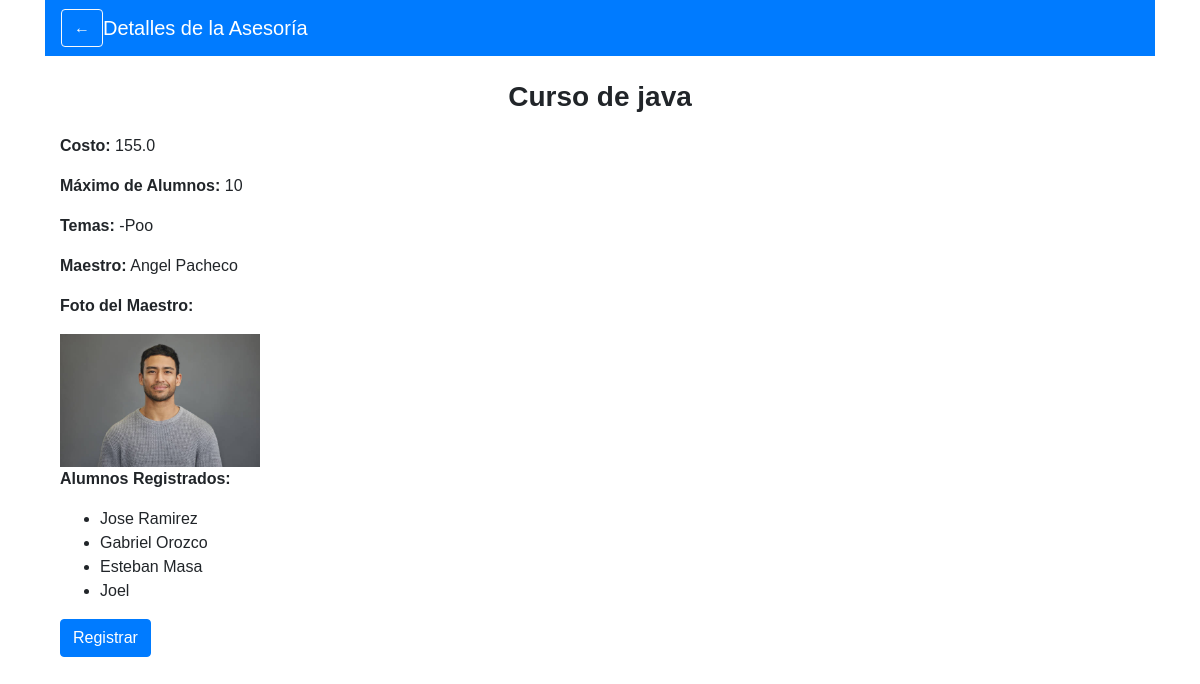
Page /ver_asesoria/1 (signed in) on the committed database.
### app.py (models this page shows)
class Asesoria(db.Model):
    id = db.Column(db.Integer, primary_key=True)
    descripcion = db.Column(db.String(200), nullable=False)
    costo = db.Column(db.Float, nullable=False)
    max_alumnos = db.Column(db.Integer, nullable=False)
    temas = db.Column(db.String(200), nullable=False)
    maestro_id = db.Column(db.Integer, db.ForeignKey('user.id'), nullable=False)
    alumnos = db.relationship('User', secondary=asesoria_alumno, back_populates='asesorias')
    total_pagado = db.Column(db.Float, default=0.0)
    meet_link = db.Column(db.String(200), nullable=True)  # Nueva columna

class User(UserMixin, db.Model):
    id = db.Column(db.Integer, primary_key=True)
    nombre = db.Column(db.String(100), nullable=False)
    email = db.Column(db.String(100), unique=True, nullable=False)
    password = db.Column(db.String(100), nullable=False)
    rol = db.Column(db.String(10), nullable=False)
    especializacion = db.Column(db.String(200), nullable=True)  # Nueva columna
    foto = db.Column(db.String(200), nullable=True)  # Nueva columna
    edad = db.Column(db.Integer, nullable=True)  # Nueva columna
    nivel = db.Column(db.String(50), nullable=True)  # Nueva columna
    asesorias = db.relationship('Asesoria', secondary=asesoria_alumno, back_populates='alumnos')

### app.py (the view)
@app.route('/ver_asesoria/<int:id>')
@login_required
def ver_asesoria(id):
    asesoria = Asesoria.query.get_or_404(id)
    maestro = User.query.get(asesoria.maestro_id)
    alumnos = asesoria.alumnos
    registrado = request.args.get('registrado', default=False, type=bool)
    return render_template('ver_asesoria.html', asesoria=asesoria, maestro=maestro, alumnos=alumnos, registrado=registrado)

### app.py (called while the page is built)
@login_manager.user_loader
def load_user(user_id):
    return User.query.get(int(user_id))

### templates/ver_asesoria.html (shortened to what this page needs)
{% extends 'base.html' %}
{% block content %}
<nav class="navbar navbar-expand-lg navbar-dark bg-primary">
    <button class="btn btn-outline-light" onclick="window.history.back();">←</button>
    <a class="navbar-brand" href="#">Detalles de la Asesoría</a>
</nav>
<div class="container mt-4">
    <h2 class="text-center">{{ asesoria.descripcion }}</h2>
    <p><strong>Costo:</strong> {{ asesoria.costo }}</p>
    <p><strong>Máximo de Alumnos:</strong> {{ asesoria.max_alumnos }}</p>
    <p><strong>Temas:</strong> {{ asesoria.temas }}</p>
    <p><strong>Maestro:</strong> {{ maestro.nombre }}</p>
    {% if maestro.foto %}
        <p><strong>Foto del Maestro:</strong></p>
        <img src="{{ url_for('static', filename='profile_pics/' ~ maestro.foto) }}" alt="Foto del Maestro" class="img-fluid" style="max-width: 200px;">
    {% endif %}
    <p><strong>Alumnos Registrados:</strong></p>
    <ul>
        {% for alumno in alumnos %}
            <li>{{ alumno.nombre }}</li>
        {% endfor %}
    </ul>
    <form action="{{ url_for('registrar_asesoria', id=asesoria.id) }}" method="POST">
        <button type="submit" class="btn btn-primary">Registrar</button>
    </form>
</div>
{% endblock %}

### static/style.css (style rules this page uses)
body { margin: 0; padding: 0; height: 100vh; background: url('/static/Fondo1.jpeg') no-repeat center center fixed; background-size: cover; font-family: Arial, sans-serif; }
h2 { margin-bottom: 20px; font-size: 28px; font-weight: bold; }
button { background-color: white; color: #007BFF; border: none; padding: 12px; border-radius: 10px; cursor: pointer; font-weight: bold; }
.text-center { text-align: center; font-weight: bold; }

### rows in the picture
Asesoria: descripcion "Curso de java", costo "155.0", max_alumnos "10", temas "-Poo"
User: nombre "Angel Pacheco", foto (picture)
User: nombre "Jose Ramirez"
User: nombre "Gabriel Orozco"
User: nombre "Esteban Masa"
User: nombre "Joel"
